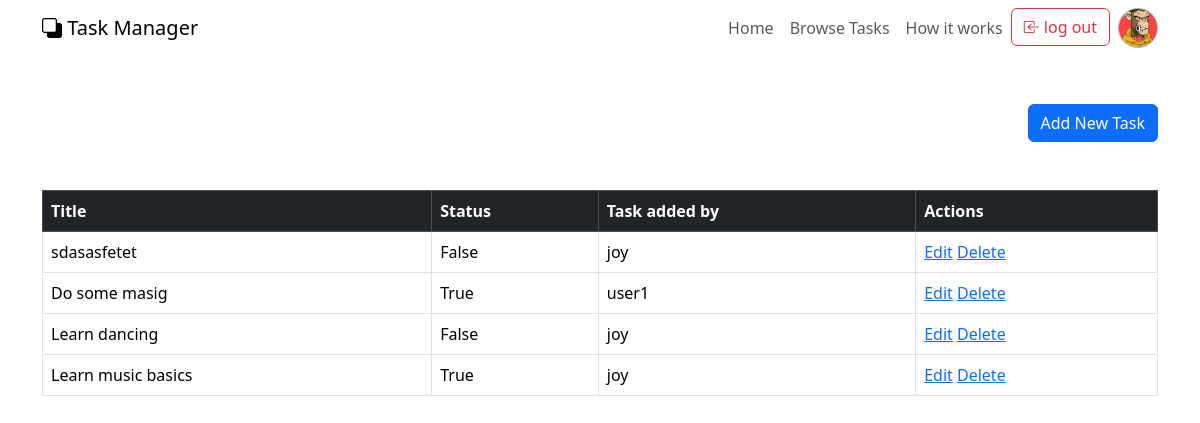
The app's page /all-tasks/ (signed in), older data.
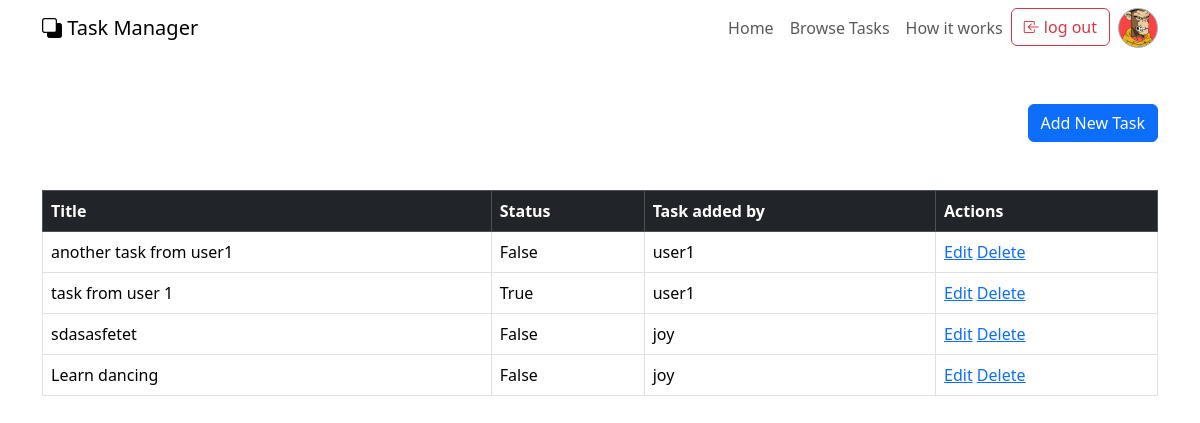
The same page, newer data.
### taskList_app/models.py (models this page shows, shortened)
class TaskList(models.Model):
    title = models.CharField(max_length=80)
    done = models.BooleanField(default=False)
    user = models.ForeignKey(User, on_delete=models.CASCADE)
    class Meta:
        ordering = ["-id"]

### taskList_app/views.py (the view)
# urls.py: path('all-tasks/', views.allTasks, name="all-task"),
@login_required
def allTasks(request):
    avatar = None
    try:
        avatar = ProfileImg.objects.get(user=request.user).profileImg.url
    except:
        avatar = ""
    task = TaskList.objects.all()
    users = User.objects.all()
    return render(request, "tasklist.html", {"avatar": avatar, "tasks": task, "users": users})

### taskList_app/templates/tasklist.html (shortened to what this page needs)
{% extends "base.html" %}
{% if request.user.is_authenticated %}
    {% block main %}
    <div class="container">
        <div class="mb-5 d-flex justify-content-end ">
            <button class="btn btn-primary mt-5" data-bs-toggle="modal" data-bs-target="#addtaskModal">Add New Task</button>
        </div>
        <table class="table table-bordered ">
            <thead>
                <tr class="table-dark">
                    <th>Title</th>
                    <th>Status</th>
                    <th>Task added by</th>
                    <th>Actions</th>
                </tr>
            </thead>
            <tbody>
                {% for task in tasks %}
                    <tr>
                        <td>{{task.title}}</td>
                        <td>{{task.done}}</td>
                        <td>{{task.user}}</td>
                        <td>
                            <a href="#" data-bs-toggle="modal" data-bs-target="#editTaskModal{{ forloop.counter }}">Edit</a>
                            <a href="{% url "delete-task" task.id %}">Delete</a>
                        </td>
                    </tr>
                {% endfor %}
            </tbody>
        </table>
    </div>
    {% endblock main %}
{% endif %}

### templates/base.html (shortened to what this page needs)
<!doctype html>
<html lang="en">
  <head>
    <link rel="stylesheet" href="https://cdn.jsdelivr.net/npm/bootstrap-icons@1.11.1/font/bootstrap-icons.css">
    <link href="https://cdn.jsdelivr.net/npm/bootstrap@5.3.2/dist/css/bootstrap.min.css" rel="stylesheet">
  </head>
  <body>
    {% include "navbar.html" %}
    {% block main %}{% endblock main %}
  </body>
</html>

### taskList_app/templates/navbar.html (shortened to what this page needs)
<nav class="navbar navbar-expand-lg">
    <div class="container">
        <a class="navbar-brand" href="/">
            <i class="bi-back"></i>
            <span>Task Manager</span>
        </a>
        <div class="collapse navbar-collapse" id="navbarNav">
            <ul class="navbar-nav ms-auto">
                <li class="nav-item">
                    <a class="nav-link click-scroll" href="/">Home</a>
                </li>
                <li class="nav-item">
                    <a class="nav-link click-scroll" href="{% url "all-task" %}">Browse Tasks</a>
                </li>
                <li class="nav-item">
                    <a class="nav-link click-scroll" href="{% url "how-it-works" %}">How it works</a>
                </li>
                {% if not request.user.is_authenticated %}
                  <li class="nav-item">
                    <a class="btn btn-info me-2 mb-2 mb-lg-0" data-bs-toggle="modal" data-bs-target="#loginModal" href="#section_4">LogIn</a>
                  </li>
                  <li class="nav-item">
                      <a class="btn btn-outline-info" href="{% url "signup" %}">SignUp</a>
                  </li>
                  {% else %}
                  <li class="nav-item">
                    <a class="btn btn-outline-danger me-2 " href="{% url "logout" %}"><i class="bi bi-box-arrow-in-left"></i> log out</a>
                </li>
                {% endif %}
            </ul>
            <div class="d-none d-lg-block">
               {% if request.user.is_authenticated %}
                <div class="d-flex justify-content-center align-items-center bg-info border border-dark-subtle rounded-circle"
                 style="width: 40px; height: 40px; background-image: url('{{ avatar }}'); background-size: cover; background-position: center;">
                </div>
               {% endif %}
            </div>
        </div>
    </div>
</nav>

Row changes from the older to the newer data that the page shows:
removed TaskList: title "Do some masig", done "True", user "user1"
removed TaskList: title "Learn music basics", done "True", user "joy"
added TaskList: title "another task from user1", done "False", user "user1"
added TaskList: title "task from user 1", done "True", user "user1"
